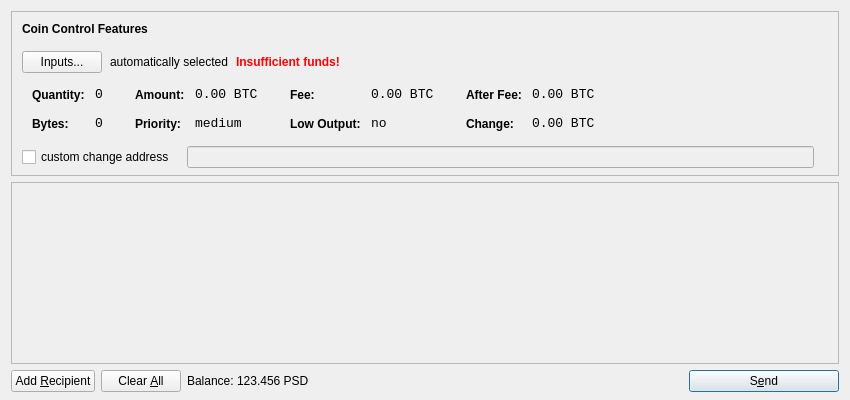
<?xml version="1.0" encoding="UTF-8"?>
<ui version="4.0">
 <class>SendCoinsDialog</class>
 <widget class="QDialog" name="SendCoinsDialog">
  <property name="geometry">
   <rect>
    <x>0</x>
    <y>0</y>
    <width>850</width>
    <height>400</height>
   </rect>
  </property>
  <property name="windowTitle">
   <string>Send Coins</string>
  </property>
  <layout class="QVBoxLayout" name="verticalLayout" stretch="0,1,0">
   <property name="bottomMargin">
    <number>8</number>
   </property>
   <item>
    <widget class="QFrame" name="frameCoinControl">
     <property name="sizePolicy">
      <sizepolicy hsizetype="Expanding" vsizetype="Expanding">
       <horstretch>0</horstretch>
       <verstretch>0</verstretch>
      </sizepolicy>
     </property>
     <property name="maximumSize">
      <size>
       <width>16777215</width>
       <height>16777215</height>
      </size>
     </property>
     <property name="frameShape">
      <enum>QFrame::StyledPanel</enum>
     </property>
     <property name="frameShadow">
      <enum>QFrame::Sunken</enum>
     </property>
     <layout class="QVBoxLayout" name="verticalLayoutCoinControl2">
      <property name="spacing">
       <number>-1</number>
      </property>
      <property name="leftMargin">
       <number>0</number>
      </property>
      <property name="topMargin">
       <number>0</number>
      </property>
      <property name="rightMargin">
       <number>0</number>
      </property>
      <property name="bottomMargin">
       <number>6</number>
      </property>
      <item>
       <layout class="QVBoxLayout" name="verticalLayoutCoinControl" stretch="0,0,0,0,1">
        <property name="spacing">
         <number>0</number>
        </property>
        <property name="leftMargin">
         <number>10</number>
        </property>
        <property name="topMargin">
         <number>10</number>
        </property>
        <item>
         <layout class="QHBoxLayout" name="horizontalLayoutCoinControl1">
          <property name="bottomMargin">
           <number>15</number>
          </property>
          <item>
           <widget class="QLabel" name="labelCoinControlFeatures">
            <property name="sizePolicy">
             <sizepolicy hsizetype="Preferred" vsizetype="Maximum">
              <horstretch>0</horstretch>
              <verstretch>0</verstretch>
             </sizepolicy>
            </property>
            <property name="font">
             <font>
              <weight>75</weight>
              <bold>true</bold>
             </font>
            </property>
            <property name="styleSheet">
             <string notr="true">font-weight:bold;</string>
            </property>
            <property name="text">
             <string>Coin Control Features</string>
            </property>
           </widget>
          </item>
         </layout>
        </item>
        <item>
         <layout class="QHBoxLayout" name="horizontalLayoutCoinControl2" stretch="0,0,0,0">
          <property name="spacing">
           <number>8</number>
          </property>
          <property name="bottomMargin">
           <number>10</number>
          </property>
          <item>
           <widget class="QPushButton" name="pushButtonCoinControl">
            <property name="styleSheet">
             <string notr="true"/>
            </property>
            <property name="text">
             <string>Inputs...</string>
            </property>
           </widget>
          </item>
          <item>
           <widget class="QLabel" name="labelCoinControlAutomaticallySelected">
            <property name="text">
             <string>automatically selected</string>
            </property>
            <property name="margin">
             <number>5</number>
            </property>
           </widget>
          </item>
          <item>
           <widget class="QLabel" name="labelCoinControlInsuffFunds">
            <property name="font">
             <font>
              <weight>75</weight>
              <bold>true</bold>
             </font>
            </property>
            <property name="styleSheet">
             <string notr="true">color:red;font-weight:bold;</string>
            </property>
            <property name="text">
             <string>Insufficient funds!</string>
            </property>
            <property name="margin">
             <number>5</number>
            </property>
           </widget>
          </item>
          <item>
           <spacer name="horizontalSpacerCoinControl">
            <property name="orientation">
             <enum>Qt::Horizontal</enum>
            </property>
            <property name="sizeHint" stdset="0">
             <size>
              <width>40</width>
              <height>1</height>
             </size>
            </property>
           </spacer>
          </item>
         </layout>
        </item>
        <item>
         <widget class="QWidget" name="widgetCoinControl" native="true">
          <property name="sizePolicy">
           <sizepolicy hsizetype="Preferred" vsizetype="Preferred">
            <horstretch>0</horstretch>
            <verstretch>0</verstretch>
           </sizepolicy>
          </property>
          <property name="minimumSize">
           <size>
            <width>0</width>
            <height>0</height>
           </size>
          </property>
          <property name="styleSheet">
           <string notr="true"/>
          </property>
          <layout class="QHBoxLayout" name="horizontalLayoutCoinControl5">
           <property name="margin">
            <number>0</number>
           </property>
           <item>
            <layout class="QHBoxLayout" name="horizontalLayoutCoinControl3" stretch="0,0,0,1">
             <property name="spacing">
              <number>20</number>
             </property>
             <property name="topMargin">
              <number>0</number>
             </property>
             <property name="bottomMargin">
              <number>10</number>
             </property>
             <item>
              <layout class="QFormLayout" name="formLayoutCoinControl1">
               <property name="horizontalSpacing">
                <number>10</number>
               </property>
               <property name="verticalSpacing">
                <number>14</number>
               </property>
               <property name="leftMargin">
                <number>10</number>
               </property>
               <property name="topMargin">
                <number>4</number>
               </property>
               <property name="rightMargin">
                <number>6</number>
               </property>
               <item row="0" column="0">
                <widget class="QLabel" name="labelCoinControlQuantityText">
                 <property name="styleSheet">
                  <string notr="true">font-weight:bold;</string>
                 </property>
                 <property name="text">
                  <string>Quantity:</string>
                 </property>
                 <property name="margin">
                  <number>0</number>
                 </property>
                </widget>
               </item>
               <item row="0" column="1">
                <widget class="QLabel" name="labelCoinControlQuantity">
                 <property name="font">
                  <font>
                   <family>Monospace</family>
                   <pointsize>10</pointsize>
                  </font>
                 </property>
                 <property name="cursor">
                  <cursorShape>IBeamCursor</cursorShape>
                 </property>
                 <property name="contextMenuPolicy">
                  <enum>Qt::ActionsContextMenu</enum>
                 </property>
                 <property name="text">
                  <string notr="true">0</string>
                 </property>
                 <property name="margin">
                  <number>0</number>
                 </property>
                 <property name="textInteractionFlags">
                  <set>Qt::LinksAccessibleByMouse|Qt::TextSelectableByKeyboard|Qt::TextSelectableByMouse</set>
                 </property>
                </widget>
               </item>
               <item row="1" column="0">
                <widget class="QLabel" name="labelCoinControlBytesText">
                 <property name="styleSheet">
                  <string notr="true">font-weight:bold;</string>
                 </property>
                 <property name="text">
                  <string>Bytes:</string>
                 </property>
                </widget>
               </item>
               <item row="1" column="1">
                <widget class="QLabel" name="labelCoinControlBytes">
                 <property name="font">
                  <font>
                   <family>Monospace</family>
                   <pointsize>10</pointsize>
                  </font>
                 </property>
                 <property name="cursor">
                  <cursorShape>IBeamCursor</cursorShape>
                 </property>
                 <property name="contextMenuPolicy">
                  <enum>Qt::ActionsContextMenu</enum>
                 </property>
                 <property name="text">
                  <string notr="true">0</string>
                 </property>
                 <property name="textInteractionFlags">
                  <set>Qt::LinksAccessibleByMouse|Qt::TextSelectableByKeyboard|Qt::TextSelectableByMouse</set>
                 </property>
                </widget>
               </item>
              </layout>
             </item>
             <item>
              <layout class="QFormLayout" name="formLayoutCoinControl2">
               <property name="horizontalSpacing">
                <number>10</number>
               </property>
               <property name="verticalSpacing">
                <number>14</number>
               </property>
               <property name="leftMargin">
                <number>6</number>
               </property>
               <property name="topMargin">
                <number>4</number>
               </property>
               <property name="rightMargin">
                <number>6</number>
               </property>
               <item row="0" column="0">
                <widget class="QLabel" name="labelCoinControlAmountText">
                 <property name="styleSheet">
                  <string notr="true">font-weight:bold;</string>
                 </property>
                 <property name="text">
                  <string>Amount:</string>
                 </property>
                 <property name="margin">
                  <number>0</number>
                 </property>
                </widget>
               </item>
               <item row="0" column="1">
                <widget class="QLabel" name="labelCoinControlAmount">
                 <property name="font">
                  <font>
                   <family>Monospace</family>
                   <pointsize>10</pointsize>
                  </font>
                 </property>
                 <property name="cursor">
                  <cursorShape>IBeamCursor</cursorShape>
                 </property>
                 <property name="contextMenuPolicy">
                  <enum>Qt::ActionsContextMenu</enum>
                 </property>
                 <property name="text">
                  <string notr="true">0.00 BTC</string>
                 </property>
                 <property name="textInteractionFlags">
                  <set>Qt::LinksAccessibleByMouse|Qt::TextSelectableByKeyboard|Qt::TextSelectableByMouse</set>
                 </property>
                </widget>
               </item>
               <item row="1" column="0">
                <widget class="QLabel" name="labelCoinControlPriorityText">
                 <property name="styleSheet">
                  <string notr="true">font-weight:bold;</string>
                 </property>
                 <property name="text">
                  <string>Priority:</string>
                 </property>
                </widget>
               </item>
               <item row="1" column="1">
                <widget class="QLabel" name="labelCoinControlPriority">
                 <property name="font">
                  <font>
                   <family>Monospace</family>
                   <pointsize>10</pointsize>
                  </font>
                 </property>
                 <property name="cursor">
                  <cursorShape>IBeamCursor</cursorShape>
                 </property>
                 <property name="contextMenuPolicy">
                  <enum>Qt::ActionsContextMenu</enum>
                 </property>
                 <property name="text">
                  <string>medium</string>
                 </property>
                 <property name="textInteractionFlags">
                  <set>Qt::LinksAccessibleByMouse|Qt::TextSelectableByKeyboard|Qt::TextSelectableByMouse</set>
                 </property>
                </widget>
               </item>
              </layout>
             </item>
             <item>
              <layout class="QFormLayout" name="formLayoutCoinControl3">
               <property name="horizontalSpacing">
                <number>10</number>
               </property>
               <property name="verticalSpacing">
                <number>14</number>
               </property>
               <property name="leftMargin">
                <number>6</number>
               </property>
               <property name="topMargin">
                <number>4</number>
               </property>
               <property name="rightMargin">
                <number>6</number>
               </property>
               <item row="0" column="0">
                <widget class="QLabel" name="labelCoinControlFeeText">
                 <property name="styleSheet">
                  <string notr="true">font-weight:bold;</string>
                 </property>
                 <property name="text">
                  <string>Fee:</string>
                 </property>
                 <property name="margin">
                  <number>0</number>
                 </property>
                </widget>
               </item>
               <item row="0" column="1">
                <widget class="QLabel" name="labelCoinControlFee">
                 <property name="font">
                  <font>
                   <family>Monospace</family>
                   <pointsize>10</pointsize>
                  </font>
                 </property>
                 <property name="cursor">
                  <cursorShape>IBeamCursor</cursorShape>
                 </property>
                 <property name="contextMenuPolicy">
                  <enum>Qt::ActionsContextMenu</enum>
                 </property>
                 <property name="text">
                  <string notr="true">0.00 BTC</string>
                 </property>
                 <property name="textInteractionFlags">
                  <set>Qt::LinksAccessibleByMouse|Qt::TextSelectableByKeyboard|Qt::TextSelectableByMouse</set>
                 </property>
                </widget>
               </item>
               <item row="1" column="0">
                <widget class="QLabel" name="labelCoinControlLowOutputText">
                 <property name="styleSheet">
                  <string notr="true">font-weight:bold;</string>
                 </property>
                 <property name="text">
                  <string>Low Output:</string>
                 </property>
                </widget>
               </item>
               <item row="1" column="1">
                <widget class="QLabel" name="labelCoinControlLowOutput">
                 <property name="font">
                  <font>
                   <family>Monospace</family>
                   <pointsize>10</pointsize>
                  </font>
                 </property>
                 <property name="cursor">
                  <cursorShape>IBeamCursor</cursorShape>
                 </property>
                 <property name="contextMenuPolicy">
                  <enum>Qt::ActionsContextMenu</enum>
                 </property>
                 <property name="text">
                  <string>no</string>
                 </property>
                 <property name="textInteractionFlags">
                  <set>Qt::LinksAccessibleByMouse|Qt::TextSelectableByKeyboard|Qt::TextSelectableByMouse</set>
                 </property>
                </widget>
               </item>
              </layout>
             </item>
             <item>
              <layout class="QFormLayout" name="formLayoutCoinControl4">
               <property name="horizontalSpacing">
                <number>10</number>
               </property>
               <property name="verticalSpacing">
                <number>14</number>
               </property>
               <property name="leftMargin">
                <number>6</number>
               </property>
               <property name="topMargin">
                <number>4</number>
               </property>
               <property name="rightMargin">
                <number>6</number>
               </property>
               <item row="0" column="0">
                <widget class="QLabel" name="labelCoinControlAfterFeeText">
                 <property name="styleSheet">
                  <string notr="true">font-weight:bold;</string>
                 </property>
                 <property name="text">
                  <string>After Fee:</string>
                 </property>
                 <property name="margin">
                  <number>0</number>
                 </property>
                </widget>
               </item>
               <item row="0" column="1">
                <widget class="QLabel" name="labelCoinControlAfterFee">
                 <property name="font">
                  <font>
                   <family>Monospace</family>
                   <pointsize>10</pointsize>
                  </font>
                 </property>
                 <property name="cursor">
                  <cursorShape>IBeamCursor</cursorShape>
                 </property>
                 <property name="contextMenuPolicy">
                  <enum>Qt::ActionsContextMenu</enum>
                 </property>
                 <property name="text">
                  <string notr="true">0.00 BTC</string>
                 </property>
                 <property name="textInteractionFlags">
                  <set>Qt::LinksAccessibleByMouse|Qt::TextSelectableByKeyboard|Qt::TextSelectableByMouse</set>
                 </property>
                </widget>
               </item>
               <item row="1" column="0">
                <widget class="QLabel" name="labelCoinControlChangeText">
                 <property name="styleSheet">
                  <string notr="true">font-weight:bold;</string>
                 </property>
                 <property name="text">
                  <string>Change:</string>
                 </property>
                </widget>
               </item>
               <item row="1" column="1">
                <widget class="QLabel" name="labelCoinControlChange">
                 <property name="font">
                  <font>
                   <family>Monospace</family>
                   <pointsize>10</pointsize>
                  </font>
                 </property>
                 <property name="cursor">
                  <cursorShape>IBeamCursor</cursorShape>
                 </property>
                 <property name="contextMenuPolicy">
                  <enum>Qt::ActionsContextMenu</enum>
                 </property>
                 <property name="text">
                  <string notr="true">0.00 BTC</string>
                 </property>
                 <property name="textInteractionFlags">
                  <set>Qt::LinksAccessibleByMouse|Qt::TextSelectableByKeyboard|Qt::TextSelectableByMouse</set>
                 </property>
                </widget>
               </item>
              </layout>
             </item>
            </layout>
           </item>
          </layout>
         </widget>
        </item>
        <item>
         <layout class="QHBoxLayout" name="horizontalLayoutCoinControl4" stretch="0,0,0">
          <property name="spacing">
           <number>12</number>
          </property>
          <property name="sizeConstraint">
           <enum>QLayout::SetDefaultConstraint</enum>
          </property>
          <property name="topMargin">
           <number>5</number>
          </property>
          <property name="rightMargin">
           <number>5</number>
          </property>
          <item>
           <widget class="QCheckBox" name="checkBoxCoinControlChange">
            <property name="text">
             <string>custom change address</string>
            </property>
           </widget>
          </item>
          <item>
           <widget class="QLineEdit" name="lineEditCoinControlChange">
            <property name="enabled">
             <bool>false</bool>
            </property>
            <property name="sizePolicy">
             <sizepolicy hsizetype="Expanding" vsizetype="Fixed">
              <horstretch>0</horstretch>
              <verstretch>0</verstretch>
             </sizepolicy>
            </property>
           </widget>
          </item>
          <item>
           <widget class="QLabel" name="labelCoinControlChangeLabel">
            <property name="sizePolicy">
             <sizepolicy hsizetype="Preferred" vsizetype="Expanding">
              <horstretch>0</horstretch>
              <verstretch>0</verstretch>
             </sizepolicy>
            </property>
            <property name="minimumSize">
             <size>
              <width>0</width>
              <height>0</height>
             </size>
            </property>
            <property name="text">
             <string/>
            </property>
            <property name="margin">
             <number>3</number>
            </property>
           </widget>
          </item>
         </layout>
        </item>
        <item>
         <spacer name="verticalSpacerCoinControl">
          <property name="orientation">
           <enum>Qt::Vertical</enum>
          </property>
          <property name="sizeHint" stdset="0">
           <size>
            <width>800</width>
            <height>1</height>
           </size>
          </property>
         </spacer>
        </item>
       </layout>
      </item>
     </layout>
    </widget>
   </item>
   <item>
    <widget class="QScrollArea" name="scrollArea">
     <property name="widgetResizable">
      <bool>true</bool>
     </property>
     <widget class="QWidget" name="scrollAreaWidgetContents">
      <property name="geometry">
       <rect>
        <x>0</x>
        <y>0</y>
        <width>830</width>
        <height>165</height>
       </rect>
      </property>
      <layout class="QVBoxLayout" name="verticalLayout_2">
       <property name="margin">
        <number>0</number>
       </property>
       <item>
        <layout class="QVBoxLayout" name="entries">
         <property name="spacing">
          <number>6</number>
         </property>
        </layout>
       </item>
       <item>
        <spacer name="verticalSpacer">
         <property name="orientation">
          <enum>Qt::Vertical</enum>
         </property>
         <property name="sizeHint" stdset="0">
          <size>
           <width>20</width>
           <height>40</height>
          </size>
         </property>
        </spacer>
       </item>
      </layout>
     </widget>
    </widget>
   </item>
   <item>
    <layout class="QHBoxLayout" name="horizontalLayout">
     <item>
      <widget class="QPushButton" name="addButton">
       <property name="toolTip">
        <string>Send to multiple recipients at once</string>
       </property>
       <property name="text">
        <string>Add &amp;Recipient</string>
       </property>
       <property name="icon">
        <iconset resource="../bitcoin.qrc">
         <normaloff>:/icons/add</normaloff>:/icons/add</iconset>
       </property>
       <property name="autoDefault">
        <bool>false</bool>
       </property>
      </widget>
     </item>
     <item>
      <widget class="QPushButton" name="clearButton">
       <property name="sizePolicy">
        <sizepolicy hsizetype="Minimum" vsizetype="Fixed">
         <horstretch>0</horstretch>
         <verstretch>0</verstretch>
        </sizepolicy>
       </property>
       <property name="toolTip">
        <string>Remove all transaction fields</string>
       </property>
       <property name="text">
        <string>Clear &amp;All</string>
       </property>
       <property name="icon">
        <iconset resource="../bitcoin.qrc">
         <normaloff>:/icons/remove</normaloff>:/icons/remove</iconset>
       </property>
       <property name="autoRepeatDelay">
        <number>300</number>
       </property>
       <property name="autoDefault">
        <bool>false</bool>
       </property>
      </widget>
     </item>
     <item>
      <layout class="QHBoxLayout" name="horizontalLayout_2">
       <property name="spacing">
        <number>3</number>
       </property>
       <item>
        <widget class="QLabel" name="label">
         <property name="text">
          <string>Balance:</string>
         </property>
        </widget>
       </item>
       <item>
        <widget class="QLabel" name="labelBalance">
         <property name="cursor">
          <cursorShape>IBeamCursor</cursorShape>
         </property>
         <property name="text">
          <string>123.456 PSD</string>
         </property>
         <property name="textInteractionFlags">
          <set>Qt::LinksAccessibleByMouse|Qt::TextSelectableByKeyboard|Qt::TextSelectableByMouse</set>
         </property>
        </widget>
       </item>
      </layout>
     </item>
     <item>
      <spacer name="horizontalSpacer">
       <property name="orientation">
        <enum>Qt::Horizontal</enum>
       </property>
       <property name="sizeHint" stdset="0">
        <size>
         <width>40</width>
         <height>20</height>
        </size>
       </property>
      </spacer>
     </item>
     <item>
      <widget class="QPushButton" name="sendButton">
       <property name="minimumSize">
        <size>
         <width>150</width>
         <height>0</height>
        </size>
       </property>
       <property name="toolTip">
        <string>Confirm the send action</string>
       </property>
       <property name="text">
        <string>S&amp;end</string>
       </property>
       <property name="icon">
        <iconset resource="../bitcoin.qrc">
         <normaloff>:/icons/send</normaloff>:/icons/send</iconset>
       </property>
       <property name="default">
        <bool>true</bool>
       </property>
      </widget>
     </item>
    </layout>
   </item>
  </layout>
 </widget>
 <resources>
  <include location="../bitcoin.qrc"/>
 </resources>
 <connections/>
</ui>
